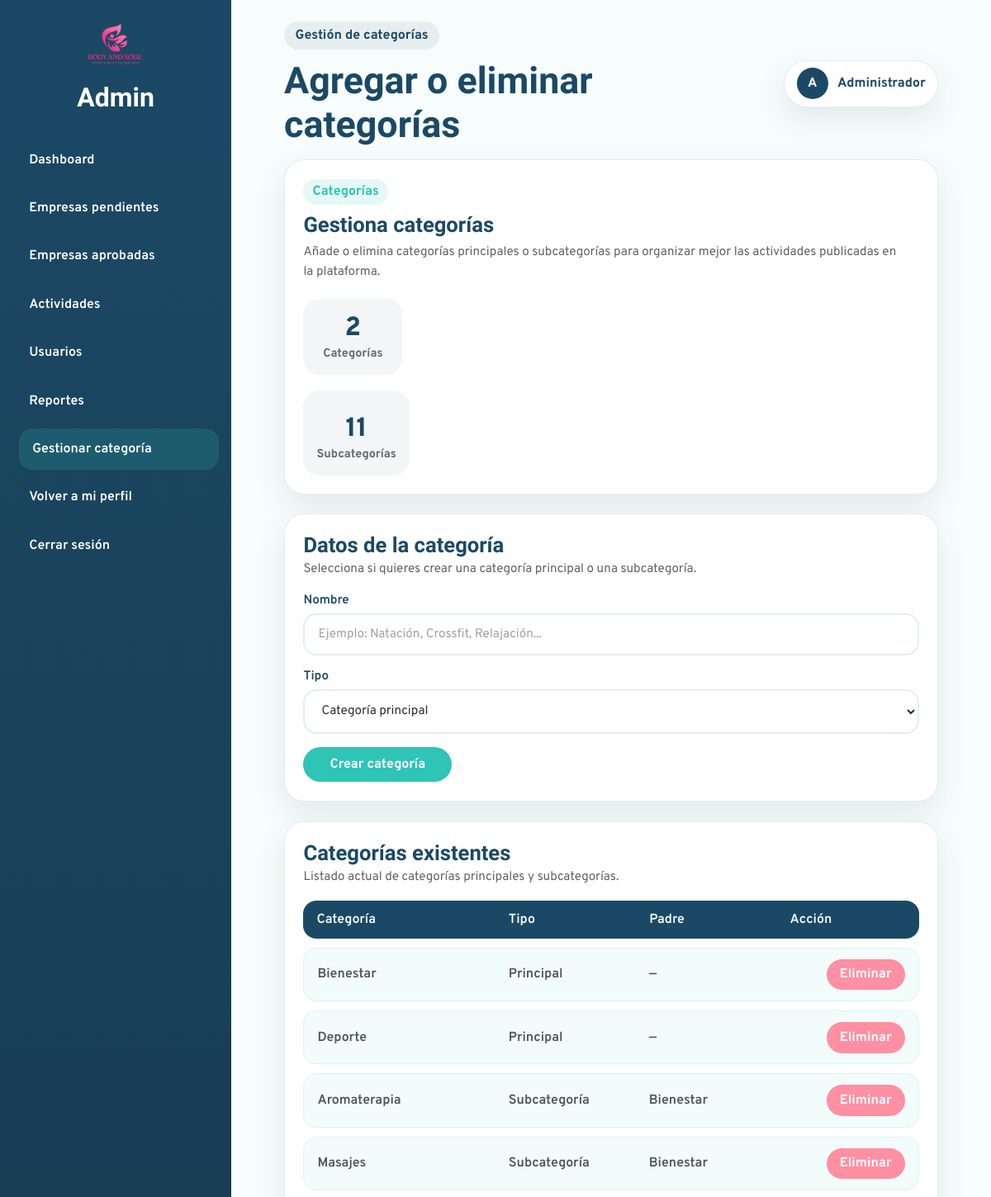
/Admin/crear-categoria.php (signed in, upper part), run on an earlier commit of the app's database.
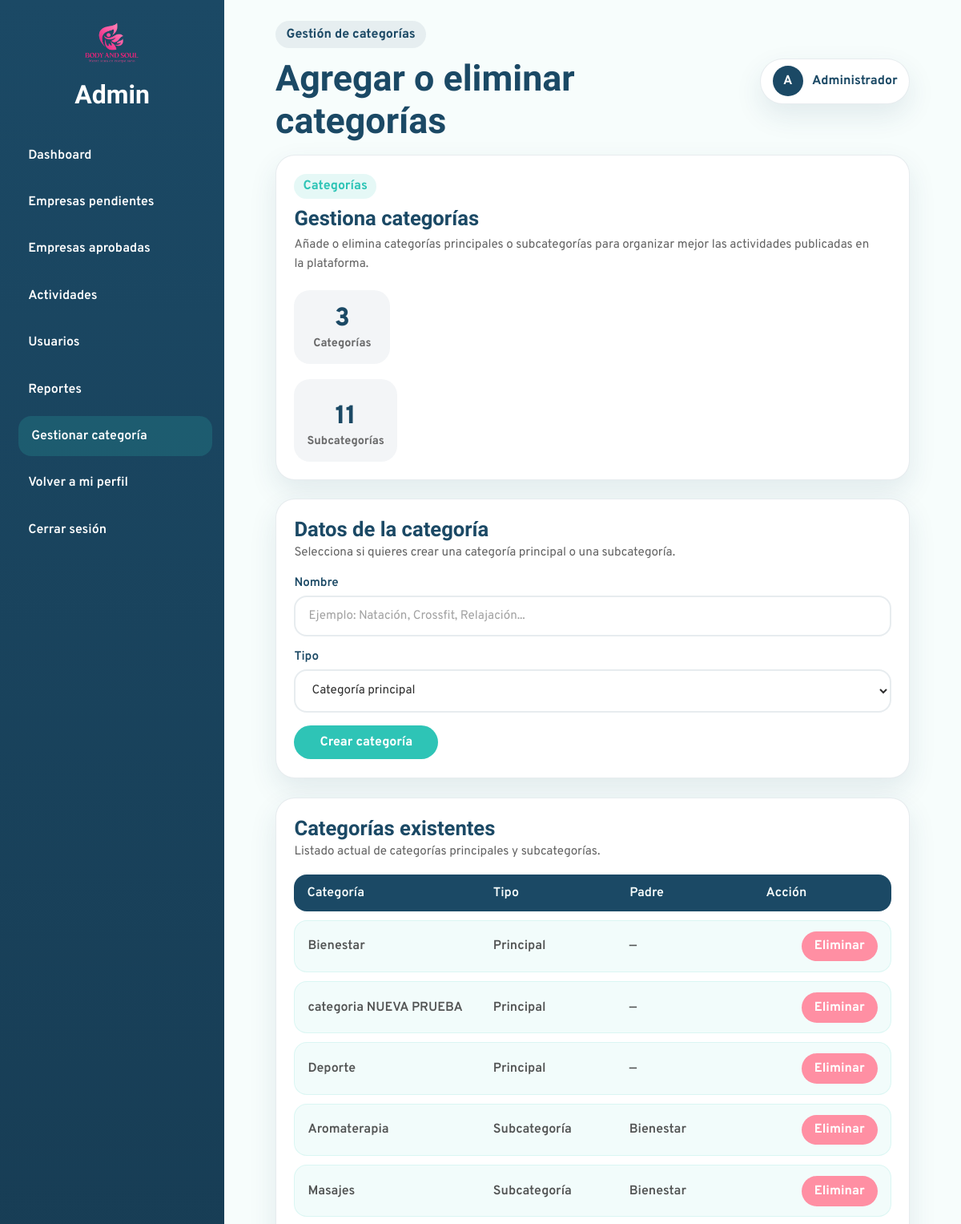
And on a later commit of the database.
### tables this page shows
CREATE TABLE `categoria` (
  `id_categoria` int(11) NOT NULL,
  `nombre` varchar(100) NOT NULL,
  `id_categoria_padre` int(11) DEFAULT NULL
);

### bd/bdadmin.php (called while the page is built, shortened)
<?php
class bdadmin{
public $pdo = "";
public function __construct($host,$port,$db,$user,$pass) {
    $this->pdo = new PDO("mysql:host=".$host.";port=".$port.";dbname=".$db.";charset=utf8", $user, $pass);
    }
public function ObtenerCategoriasAdmin(){
    $sentencia = "SELECT
                c.id_categoria,
                c.nombre,
                c.id_categoria_padre,
                cp.nombre AS categoria_padre
            FROM categoria c
            LEFT JOIN categoria cp ON c.id_categoria_padre = cp.id_categoria
            ORDER BY cp.nombre ASC, c.nombre ASC";
    $ejecucion = $this->pdo->prepare($sentencia);
    $ejecucion->execute();
    return $ejecucion->fetchAll(PDO::FETCH_ASSOC);
}
}

### Admin/crear-categoria.php (the view, shortened to what this page needs)
<?php
require_once("head-admin.php");
$categorias = $bdadmin->ObtenerCategoriasAdmin();
$totalPadres = 0;
$totalSubcategorias = 0;
foreach($categorias as $categoria){
    if($categoria["id_categoria_padre"] == null){
        $totalPadres++;
    }else{
        $totalSubcategorias++;
    }
}
?>
<main class="admin-content">
  <section class="admin-hero-card">
    <div class="admin-hero-text">
      <span class="section-badge">Categorías</span>
      <h3>Gestiona categorías</h3>
      <p>
        Añade o elimina categorías principales o subcategorías para organizar mejor las actividades publicadas en la plataforma.
      </p>
    </div>
    <div class="admin-hero-stat">
      <span class="admin-hero-number"><?= $totalPadres ?></span>
      <span class="admin-hero-label">Categorías</span>
    </div>
    <div class="admin-hero-stat">
      <span class="admin-hero-number" style="margin-top:0.7rem;"><?= $totalSubcategorias ?></span>
      <span class="admin-hero-label">Subcategorías</span>
    </div>
  </section>
  <section class="admin-form-card">
    <div class="admin-form-header">
      <h3>Datos de la categoría</h3>
      <p>Selecciona si quieres crear una categoría principal o una subcategoría.</p>
    </div>
    <form action="" method="post" class="admin-category-form">
      <div class="form-group">
        <label for="nombre_categoria">Nombre</label>
        <input
          type="text"
          id="nombre_categoria"
          name="nombre_categoria"
          placeholder="Ejemplo: Natación, Crossfit, Relajación..."
        >
      </div>
      <div class="form-group">
        <label for="tipo_categoria">Tipo</label>
        <select id="tipo_categoria" name="tipo_categoria">
          <option value="principal">Categoría principal</option>
        </select>
      </div>
      <button type="submit" name="crear_categoria" class="btn-submit-category">
        Crear categoría
      </button>
    </form>
  </section>
  <section class="admin-form-card" style="margin-top: 1.5rem;">
    <div class="admin-form-header">
      <h3>Categorías existentes</h3>
      <p>Listado actual de categorías principales y subcategorías.</p>
    </div>
    <div class="report-table">
      <div class="report-table-row report-table-head">
        <span>Categoría</span>
        <span>Tipo</span>
        <span>Padre</span>
        <span>Acción</span>
      </div>
      <?php foreach($categorias as $categoria): ?>
        <div class="report-table-row categoria-row">
          <span><?= htmlspecialchars($categoria["nombre"]) ?></span>
          <span>
            <?= $categoria["id_categoria_padre"] == null ? "Principal" : "Subcategoría" ?>
          </span>
          <span class="categoria-padre">
            <?= htmlspecialchars($categoria["categoria_padre"] ?? "—") ?>
          </span>
          <a href="crear-categoria.php?eliminar_categoria=<?= $categoria["id_categoria"] ?>"
            class="btn-reject"
            onclick="return confirm('¿Seguro que quieres eliminar esta categoría?');">
            Eliminar
          </a>
        </div>
      <?php endforeach; ?>
    </div>
  </section>
</main>
</div>
</div>
</body>
</html>

What changed in the data, as far as the page shows it:
added categoria: nombre "categoria NUEVA PRUEBA", shows "Principal", categoria_padre "—"
Also different on the page:
$totalPadres: "2" → "3"
